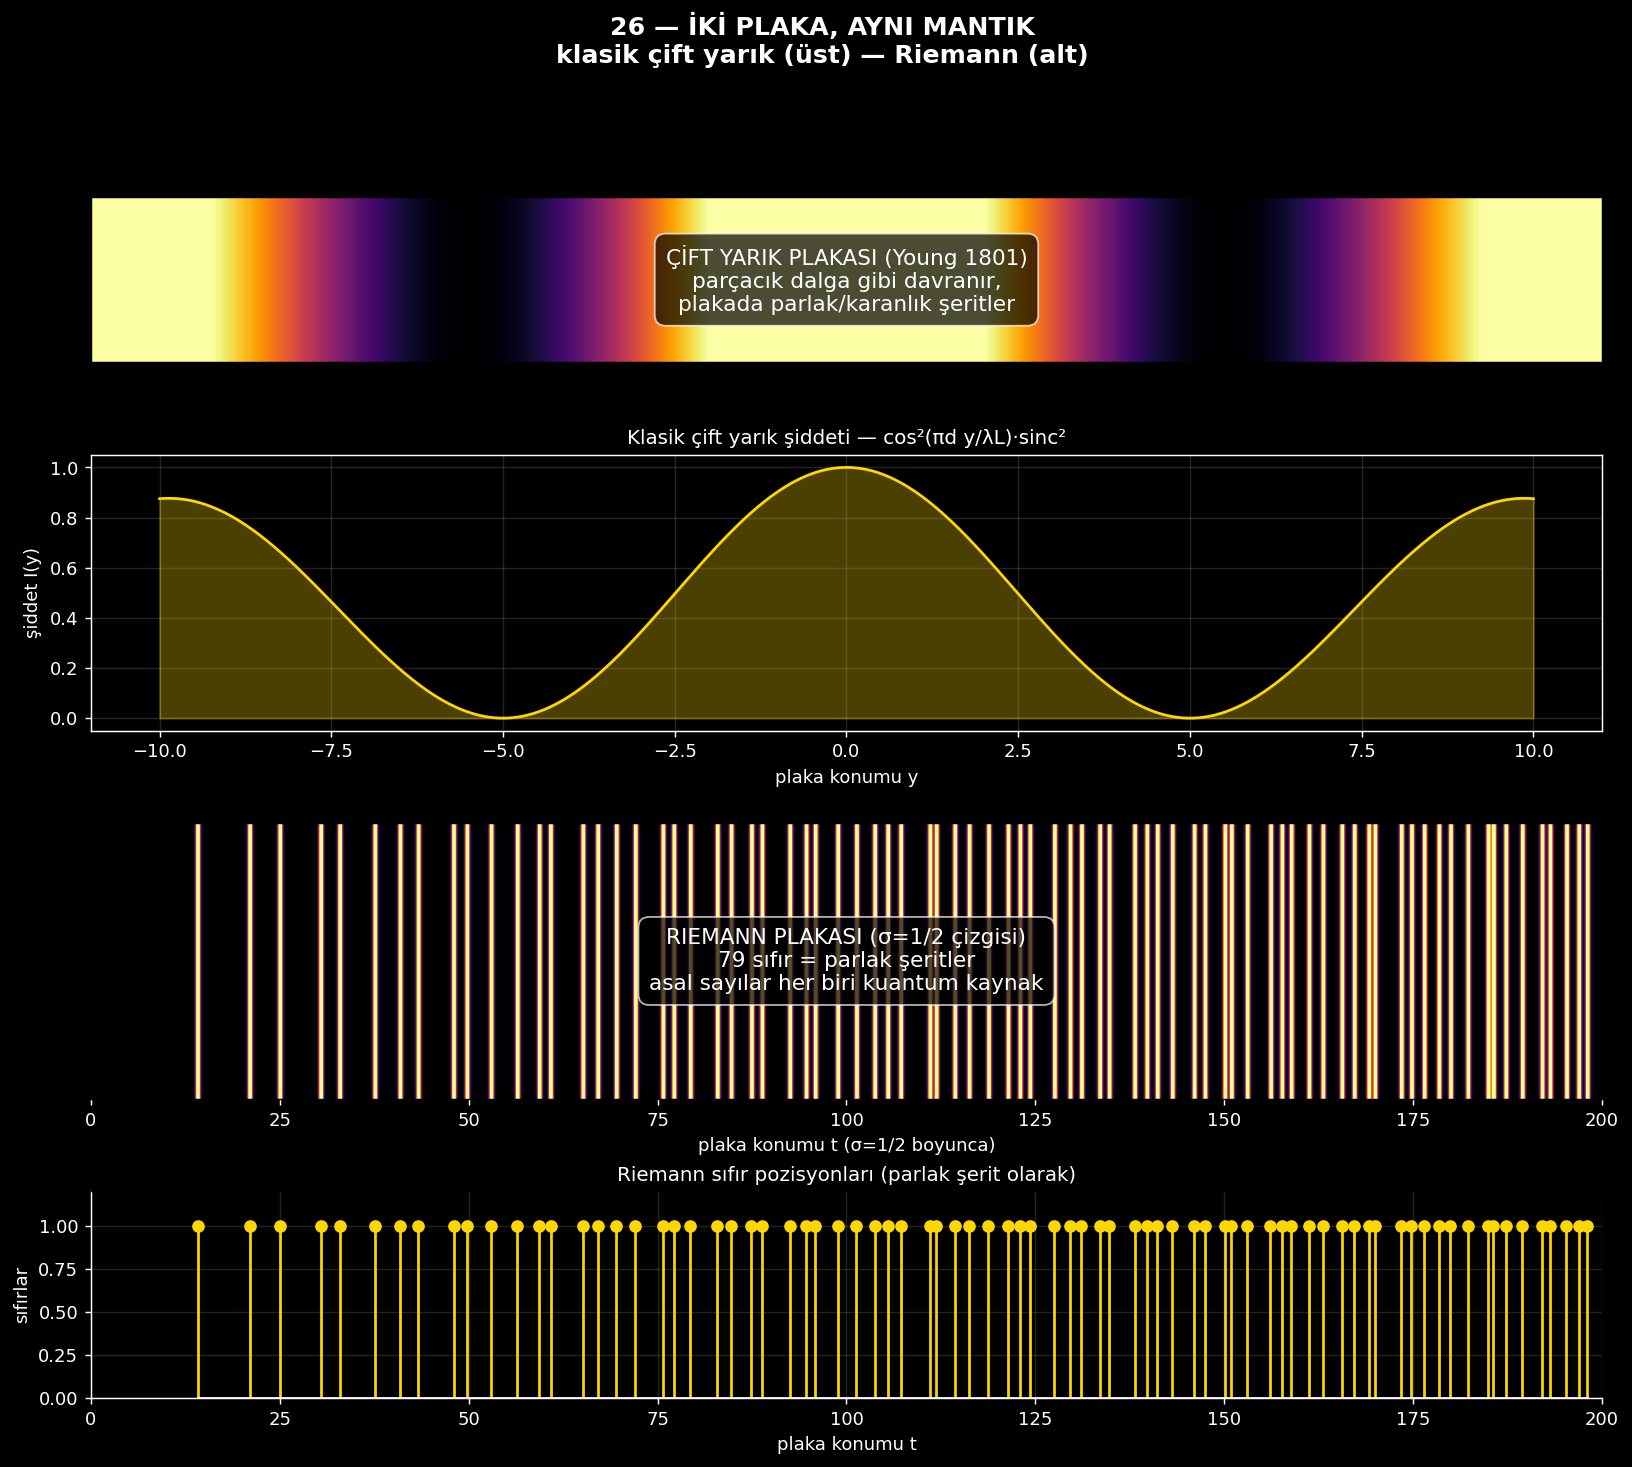

Source code (Python):
"""
26 — Plaka Karşılaştırma: Çift Yarık vs Riemann
====================================================

Uğur'un sezgisi: 1D ile 2D plaka aslında gözlemcinin perspektifinden
aynı düzlemde. Boyut görsel değil yapısal.

Şimdi iki plakayı yan yana çiziyoruz:
  - Klasik çift yarık plakası (Young's experiment)
  - Riemann plakası: σ=1/2 çizgisi üzerinde sıfırlar parlak şeritler

Soru: gözle bakınca aynı tür desen mi görünüyor?
"""

import numpy as np
import matplotlib.pyplot as plt
from matplotlib.patches import Rectangle
from pathlib import Path

ROOT = Path(__file__).resolve().parent.parent
gamma = np.loadtxt(ROOT / "zeros_100k.txt")

# ============================================================
# Klasik çift yarık: girişim deseni
# ============================================================
def classical_pattern(y, d, L, lam):
    """Young's çift yarık: I(y) = cos²(πd y / (λL)) × sinc²(πa y / (λL))"""
    a = d / 5    # tek yarık genişliği
    cos_term = np.cos(np.pi * d * y / (lam * L))**2
    sinc_arg = np.pi * a * y / (lam * L)
    sinc_term = np.where(np.abs(sinc_arg) < 1e-9, 1.0,
                          (np.sin(sinc_arg)/sinc_arg)**2)
    return cos_term * sinc_term

# Boyutsuz parametreler
y_classical = np.linspace(-10, 10, 2000)
I_classical = classical_pattern(y_classical, d=1, L=10, lam=1)

# ============================================================
# Riemann plakası: σ=1/2 boyunca γ_n şeritleri
# ============================================================
# Plaka uzunluğu: t ∈ [0, 200] gösterelim
t_lo, t_hi = 0, 200
gamma_window = gamma[gamma < t_hi]
print(f"Pencere içindeki sıfır: {len(gamma_window)}")

# Plaka görselleştirme — siyah arka plan, parlak şeritler
plaka_resolution = 4000
plaka_t = np.linspace(t_lo, t_hi, plaka_resolution)
# Her sıfırın etrafında parlak nokta (Gaussian smear)
plaka_intensity = np.zeros(plaka_resolution)
for g in gamma_window:
    plaka_intensity += np.exp(-((plaka_t - g) / 0.3)**2)

# ============================================================
# Plot — iki plaka yan yana
# ============================================================
fig = plt.figure(figsize=(15, 12), facecolor="black")
gs = fig.add_gridspec(4, 1, height_ratios=[1.2, 2, 2, 1.5], hspace=0.4)

# (1) Klasik çift yarık plakası — geleneksel görüntü
ax = fig.add_subplot(gs[0])
ax.set_facecolor("black")
y_plaka = np.linspace(-1, 1, 100)
Y, Y_int = np.meshgrid(y_classical, y_plaka)
intensity_2d = np.tile(I_classical, (100, 1))
ax.imshow(intensity_2d, aspect='auto', cmap='inferno',
          extent=[y_classical[0], y_classical[-1], -1, 1],
          interpolation='nearest', vmin=0, vmax=0.7)
ax.set_xticks([])
ax.set_yticks([])
ax.text(0, 0, "ÇİFT YARIK PLAKASI (Young 1801)\n"
        "parçacık dalga gibi davranır,\n"
        "plakada parlak/karanlık şeritler",
        ha="center", va="center", fontsize=12, color="white",
        bbox=dict(boxstyle="round,pad=0.5", facecolor="black", alpha=0.7,
                  edgecolor="white"))

# (2) Şiddet eğrisi klasik
ax = fig.add_subplot(gs[1])
ax.set_facecolor("black")
ax.plot(y_classical, I_classical, color="gold", lw=1.5)
ax.fill_between(y_classical, I_classical, 0, color="gold", alpha=0.3)
ax.set_xlabel("plaka konumu y", color="white")
ax.set_ylabel("şiddet I(y)", color="white")
ax.set_title("Klasik çift yarık şiddeti — cos²(πd y/λL)·sinc²",
             color="white", fontsize=11)
ax.tick_params(colors="white")
ax.spines["bottom"].set_color("white")
ax.spines["left"].set_color("white")
ax.spines["top"].set_color("white")
ax.spines["right"].set_color("white")
ax.grid(alpha=0.2)

# (3) Riemann plakası — aynı görsel dilde
ax = fig.add_subplot(gs[2])
ax.set_facecolor("black")
plaka_2d = np.tile(plaka_intensity, (100, 1))
ax.imshow(plaka_2d, aspect='auto', cmap='inferno',
          extent=[t_lo, t_hi, -1, 1], interpolation='bilinear',
          vmin=0, vmax=0.7)
ax.set_xticks(np.arange(0, t_hi+1, 25))
ax.set_yticks([])
ax.set_xlabel("plaka konumu t (σ=1/2 boyunca)", color="white")
ax.tick_params(colors="white")
ax.text((t_lo+t_hi)/2, 0, "RIEMANN PLAKASI (σ=1/2 çizgisi)\n"
        f"{len(gamma_window)} sıfır = parlak şeritler\n"
        "asal sayılar her biri kuantum kaynak",
        ha="center", va="center", fontsize=12, color="white",
        bbox=dict(boxstyle="round,pad=0.5", facecolor="black", alpha=0.7,
                  edgecolor="white"))

# (4) Şiddet eğrisi Riemann — Z(t)² gösterelim
ax = fig.add_subplot(gs[3])
ax.set_facecolor("black")
# Yoğunluk: zirve yükseklik proxy = 1/spacing or kümülatif yoğunluk
# Basitçe: her sıfırı stem olarak çiz
ax.stem(gamma_window, np.ones_like(gamma_window),
        linefmt="gold", markerfmt="o", basefmt="white")
ax.set_xlim(t_lo, t_hi)
ax.set_ylim(0, 1.2)
ax.set_xlabel("plaka konumu t", color="white")
ax.set_ylabel("sıfırlar", color="white")
ax.set_title(f"Riemann sıfır pozisyonları (parlak şerit olarak)",
             color="white", fontsize=11)
ax.tick_params(colors="white")
ax.spines["bottom"].set_color("white")
ax.spines["left"].set_color("white")
ax.grid(alpha=0.2)

plt.suptitle("26 — İKİ PLAKA, AYNI MANTIK\n"
             "klasik çift yarık (üst) — Riemann (alt)",
             fontsize=14, fontweight="bold", color="white", y=0.998)

out = Path(__file__).parent / "26_plaka_karsilastirma.png"
plt.savefig(out, dpi=130, bbox_inches="tight", facecolor="black")
print(f"Kaydedildi: {out}")
plt.close()

# ============================================================
# 2. resim: SADECE RIEMANN PLAKASI — geniş görüntü, gözle pattern ara
# ============================================================
fig = plt.figure(figsize=(20, 6), facecolor="black")
ax = fig.add_subplot(1, 1, 1)
ax.set_facecolor("black")

# Daha geniş — 500'e kadar
t_hi2 = 500
gamma_w2 = gamma[gamma < t_hi2]
plaka_t2 = np.linspace(0, t_hi2, 8000)
plaka_int2 = np.zeros(8000)
for g in gamma_w2:
    plaka_int2 += np.exp(-((plaka_t2 - g) / 0.25)**2)

plaka_2d = np.tile(plaka_int2, (300, 1))
ax.imshow(plaka_2d, aspect='auto', cmap='inferno',
          extent=[0, t_hi2, 0, 1], interpolation='bilinear',
          vmin=0, vmax=0.8)
ax.set_xticks(np.arange(0, t_hi2+1, 50))
ax.set_yticks([])
ax.set_xlabel("σ = 1/2 ÇİZGİSİ ÜZERİNDE PLAKA  →  t  →", color="white", fontsize=12)
ax.tick_params(colors="white")
ax.set_title(f"RIEMANN PLAKASI: {len(gamma_w2)} sıfır, σ=1/2 boyunca\n"
             "gözle pattern var mı?",
             color="white", fontsize=14, fontweight="bold")

out2 = Path(__file__).parent / "26_riemann_plaka_genis.png"
plt.savefig(out2, dpi=140, bbox_inches="tight", facecolor="black")
print(f"Kaydedildi: {out2}")
plt.close()

# ============================================================
# 3. resim: PLAKA + ALTTA Z(t) dalgası
# ============================================================
import mpmath as mp
mp.mp.dps = 20

print("Z(t) hesaplanıyor (geniş pencere)...")
t_for_Z = np.linspace(0.5, t_hi2, 6000)
Z = np.array([float(mp.siegelz(tt)) for tt in t_for_Z])

fig, axes = plt.subplots(2, 1, figsize=(20, 8), facecolor="black",
                         gridspec_kw={"height_ratios": [1, 1.5], "hspace": 0.1})

# Üst: plaka
ax = axes[0]
ax.set_facecolor("black")
plaka_2d = np.tile(plaka_int2, (100, 1))
ax.imshow(plaka_2d, aspect='auto', cmap='inferno',
          extent=[0, t_hi2, 0, 1], interpolation='bilinear', vmin=0, vmax=0.8)
ax.set_xticks([])
ax.set_yticks([])
ax.set_title("PLAKA — σ=1/2 çizgisi üzerinde sıfırlar (parlak şerit)",
             color="white", fontsize=12)

# Alt: Z(t) dalgası — KAYNAK DALGAYI göster
ax = axes[1]
ax.set_facecolor("black")
ax.plot(t_for_Z, Z, color="cyan", lw=0.8)
ax.fill_between(t_for_Z, Z, 0, where=(Z>0), alpha=0.25, color="cyan")
ax.fill_between(t_for_Z, Z, 0, where=(Z<0), alpha=0.25, color="orange")
ax.axhline(0, color="white", lw=0.5)
# Sıfırlar
for g in gamma_w2:
    ax.axvline(g, color="gold", lw=0.3, alpha=0.6)
ax.set_xlim(0, t_hi2)
ax.set_xlabel("t", color="white", fontsize=12)
ax.set_ylabel("Z(t) (dalga genliği)", color="white", fontsize=11)
ax.tick_params(colors="white")
ax.spines["bottom"].set_color("white")
ax.spines["left"].set_color("white")
ax.set_title("ARKADAKİ DALGA — Z(t) salınıyor; her sıfır geçişi plakada parlak şerit",
             color="white", fontsize=11)
ax.grid(alpha=0.15)

out3 = Path(__file__).parent / "26_plaka_dalga_birlikte.png"
plt.savefig(out3, dpi=140, bbox_inches="tight", facecolor="black")
print(f"Kaydedildi: {out3}")
